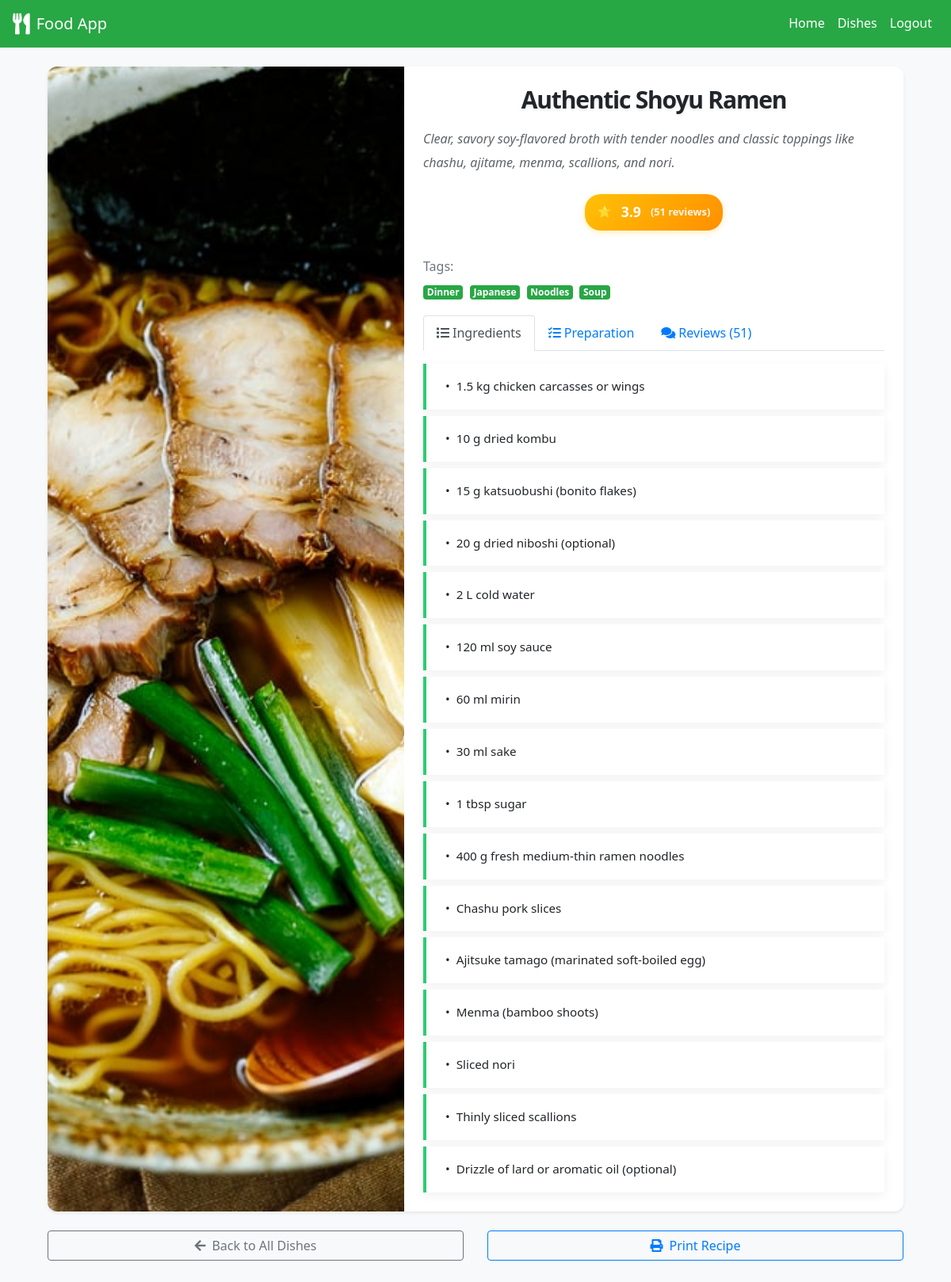
The app's page /dish/8 (signed in), older data.
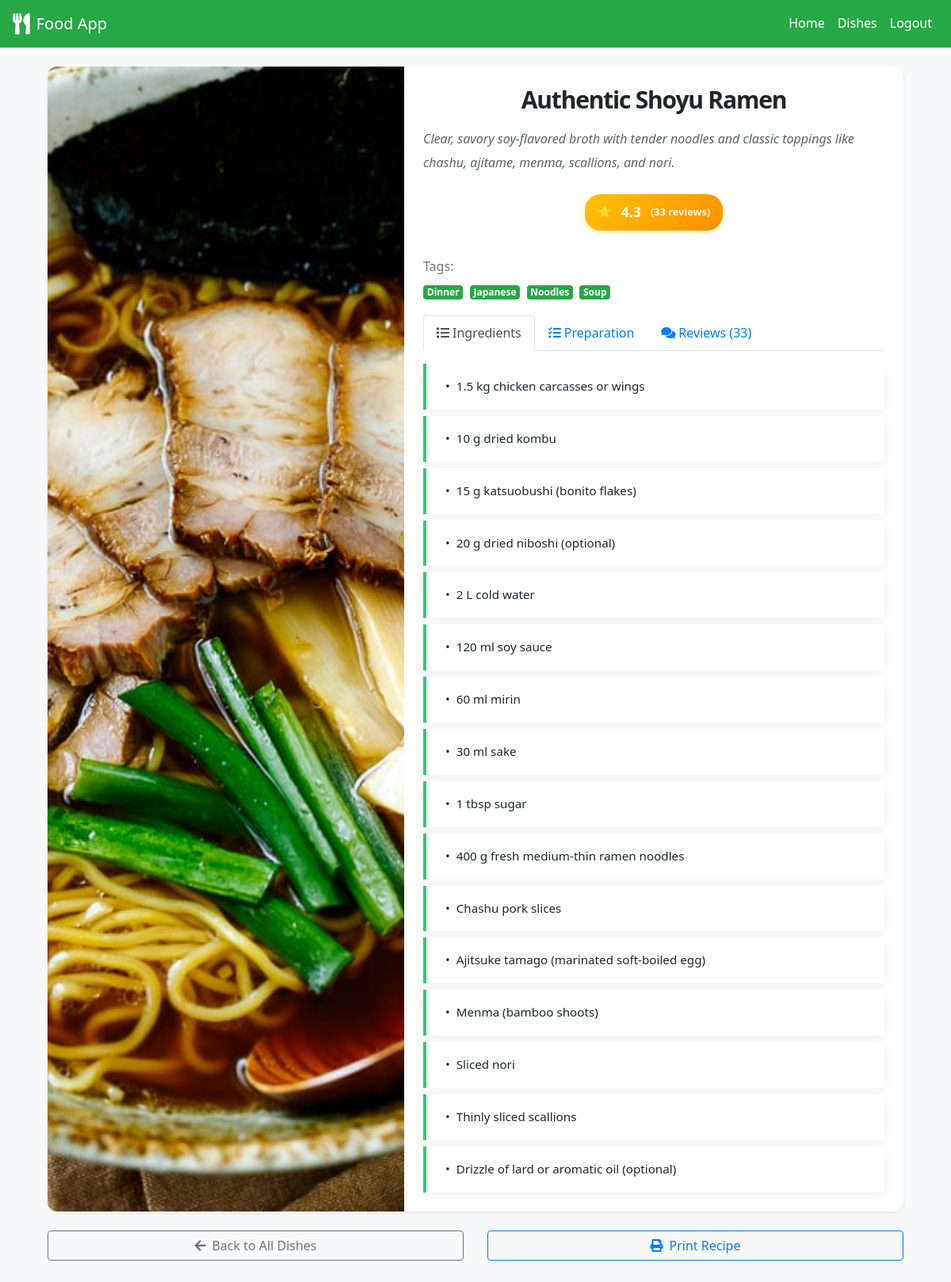
The same page, newer data.
### models.py (models this page shows, shortened)
class Dish(db.Model):
    __tablename__ = "dishes"
    id = db.Column(db.Integer, primary_key=True)
    name = db.Column(db.String(200), nullable=False, index=True)
    description = db.Column(db.Text)
    image = db.Column(db.String(200))
    avg_rating = db.Column(db.Float, default=0.0)
    created_at = db.Column(db.DateTime, default=datetime.utcnow)
    updated_at = db.Column(
        db.DateTime, default=datetime.utcnow, onupdate=datetime.utcnow
    )
    _ingredients = db.Column("ingredients", db.Text)
    _preparation = db.Column("preparation", db.Text)
    _tags = db.Column("tags", db.Text)
    reviews = db.relationship(
        "Review", backref="dish", lazy=True, cascade="all, delete-orphan"
    )
    @property
    def ingredients(self):
        return json.loads(self._ingredients) if self._ingredients else []
    @ingredients.setter
    def ingredients(self, value):
        self._ingredients = json.dumps(value) if value else None
    @property
    def preparation(self):
        return json.loads(self._preparation) if self._preparation else []
    @preparation.setter
    def preparation(self, value):
        self._preparation = json.dumps(value) if value else None
    @property
    def tags(self):
        return json.loads(self._tags) if self._tags else []
    @tags.setter
    def tags(self, value):
        self._tags = json.dumps(value) if value else None

### app.py (the view)
@app.route("/dish/<int:dish_id>")
@login_required
def dish_detail(dish_id):
    dish = Dish.query.get_or_404(dish_id)
    reviews = sorted(dish.reviews, key=lambda r: r.created_at, reverse=True)
    return render_template("dish_detail.html", dish=dish, reviews=reviews)

### app.py (called while the page is built)
@login_manager.user_loader
def load_user(user_id):
    return User.query.get(int(user_id))

### templates/dish_detail.html (shortened to what this page needs)
{% extends "base.html" %}
{% block content %}
<div class="container mb-5">
    <div class="card shadow-sm rounded-corners">
        <div class="row no-gutters">
            <div class="col-lg-5">
                <div class="card-img-container">
                    <img alt="{{ dish.name }}"
                         class="object-fit-cover rounded-left h-100"
                         src="{{ dish.image }}">
                </div>
            </div>
            <div class="col-lg-7">
                <div class="card-body">
                    <h2 class="card-title text-center mb-3">{{ dish.name }}</h2>
                    <p class="card-text mb-4"><em>{{ dish.description }}</em></p>
                    {% if dish.avg_rating and dish.avg_rating > 0 %}
                    <div class="dish-detail-rating">
                        <div class="rating-badge">
                            <span class="star">⭐</span>
                            {{ "%.1f"|format(dish.avg_rating) }}
                            <span class="count">({{ dish.reviews|length }} review{{ 's' if dish.reviews|length != 1 else '' }})</span>
                        </div>
                    </div>
                    {% elif dish.reviews|length == 0 %}
                    <div class="dish-detail-rating">
                        <div class="no-rating">
                            <i class="fas fa-star mr-1"></i>No reviews yet - be the first!
                        </div>
                    </div>
                    {% endif %}
                    {% if dish.tags %}
                    <div class="mb-3">
                        <h6 class="text-muted mb-2">Tags:</h6>
                        {% for tag in dish.tags %}
                        <span class="badge badge-success mr-1 mb-1">{{ tag }}</span>
                        {% endfor %}
                    </div>
                    {% endif %}
                    <ul class="nav nav-tabs" id="detailTabs" role="tablist">
                        <li class="nav-item">
                            <a class="nav-link active" data-toggle="tab"
                               href="#ingredients" id="ingredients-tab" role="tab">
                                <i class="fas fa-list mr-1"></i>Ingredients
                            </a>
                        </li>
                        <li class="nav-item">
                            <a class="nav-link" data-toggle="tab"
                               href="#preparation" id="preparation-tab" role="tab">
                                <i class="fas fa-tasks mr-1"></i>Preparation
                            </a>
                        </li>
                        <li class="nav-item">
                            <a class="nav-link" data-toggle="tab"
                               href="#reviews" id="reviews-tab" role="tab">
                                <i class="fas fa-comments mr-1"></i>Reviews ({{ dish.reviews|length }})
                            </a>
                        </li>
                    </ul>
                    <div class="tab-content mt-3" id="detailTabsContent">
                        <div class="tab-pane fade show active" id="ingredients" role="tabpanel">
                            {% if dish.ingredients %}
                            <ul class="list-group list-group-flush">
                                {% for ingredient in dish.ingredients %}
                                <li class="list-group-item d-flex align-items-start">
                                    <span class="bullet mr-2">•</span>{{ ingredient }}
                                </li>
                                {% endfor %}
                            </ul>
                            {% else %}
                            <p class="text-muted">No ingredients listed.</p>
                            {% endif %}
                        </div>
                            {% set user_review = dish.reviews|selectattr('author.id', 'equalto', current_user.id)|first %}
                    </div>
                </div>
            </div>
        </div>
    </div>
    <div class="row mt-4">
        <div class="col-md-6">
            <a href="{{ url_for('list_dishes') }}" class="btn btn-outline-secondary btn-block">
                <i class="fas fa-arrow-left mr-2"></i>Back to All Dishes
            </a>
        </div>
        <div class="col-md-6">
            <button onclick="window.print()" class="btn btn-outline-primary btn-block">
                <i class="fas fa-print mr-2"></i>Print Recipe
            </button>
        </div>
    </div>
</div>
{% endblock %}

### templates/base.html (shortened to what this page needs)
<!DOCTYPE html>
<html lang="en">
<head>
    <link href="https://stackpath.bootstrapcdn.com/bootstrap/4.5.2/css/bootstrap.min.css" rel="stylesheet">
    <link href="https://cdnjs.cloudflare.com/ajax/libs/font-awesome/5.15.3/css/all.min.css" rel="stylesheet">
    <link href="{{ url_for('static', filename='styles.css') }}" rel="stylesheet">
</head>
<body>
<nav class="navbar navbar-expand-lg navbar-light bg-success">
    <a class="navbar-brand text-white d-flex align-items-center" href="{{ url_for('index') }}">
        <i class="fas fa-utensils fa-lg mr-2"></i>
        Food App
    </a>
    <div class="collapse navbar-collapse" id="navbarNav">
        <ul class="navbar-nav ml-auto">
            <li class="nav-item">
                <a class="nav-link text-white" href="{{ url_for('index') }}">Home</a>
            </li>
            <li class="nav-item">
                <a class="nav-link text-white" href="{{ url_for('list_dishes') }}">Dishes</a>
            </li>
            {% if current_user.is_authenticated %}
            <li class="nav-item">
                <a class="nav-link text-white" href="{{ url_for('logout') }}">Logout</a>
            </li>
            {% endif %}
        </ul>
    </div>
</nav>
<div class="container mt-4">
    {% block content %}{% endblock %}
</div>
</body>
</html>

### static/styles.css (style rules this page uses)
:root { --primary-color: #0d6efd; --success-color: #2ecc71; --bg-light: #f8f9fa; --text-dark: #212529; --text-muted: #6c757d; --spacing-xs: 0.5rem; --spacing-sm: 1rem; --spacing-md: 1.5rem; --spacing-lg: 2rem; --card-radius: 0.75rem; --shadow-sm: 0 4px 12px rgba(0, 0, 0, 0.06); --shadow-md: 0 8px 24px rgba(0, 0, 0, 0.12); --shadow-hover: 0 2rem 4rem rgba(0, 0, 0, 0.12); --transition-duration: 0.2s; --easing-in-out: ease; --bp-sm: 576px; --bp-md: 768px; --bp-lg: 992px; }
* { box-sizing: border-box; transition: all var(--transition-duration) var(--easing-in-out); }
body { margin: 0; padding: 0; font-family: 'Segoe UI', Tahoma, Geneva, Verdana, sans-serif; font-size: 1rem; line-height: 1.7; background-color: var(--bg-light); color: var(--text-dark); }
.card { border: none; border-radius: var(--card-radius); background: #ffffff; box-shadow: var(--shadow-md); overflow: hidden; will-change: transform, box-shadow; transition: transform var(--transition-duration) var(--easing-in-out), box-shadow var(--transition-duration) var(--easing-in-out); }
.object-fit-cover { width: 100%; height: 100%; object-fit: cover; object-position: center center; display: block; }
.card-img-container { position: relative; width: 100%; height: 100%; }
.card-body { padding: calc(var(--spacing-lg) * 0.75); }
.card-title { font-size: clamp(1.5rem, 2.5vw, 2rem); font-weight: 700; margin-bottom: var(--spacing-sm); letter-spacing: -0.04em; text-shadow: 0 2px 4px rgba(0, 0, 0, 0.08); }
.card-text { font-size: 1rem; line-height: 1.9; color: #5e6368; margin-bottom: var(--spacing-md); }
.list-group-flush .list-group-item { display: flex; align-items: flex-start; padding: var(--spacing-sm) var(--spacing-md); font-size: 0.95rem; background-color: #ffffff; border: none; border-left: 4px solid var(--success-color); box-shadow: var(--shadow-sm); margin-bottom: var(--spacing-xs); transition: background-color var(--transition-duration) var(--easing-in-out); }
.list-group-flush .list-group-item:last-child { margin-bottom: 0; }
.mb-5 { margin-bottom: var(--spacing-lg) !important; }
.rating-badge { display: inline-flex; align-items: center; background: linear-gradient(135deg, #ffc107 0%, #ff8f00 100%); color: #fff; border-radius: 20px; padding: 0.25rem 0.75rem; font-size: 0.85rem; font-weight: 600; box-shadow: 0 2px 8px rgba(255, 193, 7, 0.3); margin-bottom: 0.75rem; transition: all 0.2s ease; }
.rating-badge .star { margin-right: 0.25rem; font-size: 0.9rem; }
.rating-badge .count { margin-left: 0.25rem; font-size: 0.8rem; opacity: 0.9; }
.dish-detail-rating { text-align: center; margin: 1.5rem 0; }
.dish-detail-rating .rating-badge { font-size: 1.1rem; padding: 0.5rem 1rem; display: inline-flex; align-items: center; gap: 0.5rem; }

Row changes from the older to the newer data that the page shows:
changed Dish "Authentic Shoyu Ramen": avg_rating "3.9" → "4.3"
Text that changed along with them:
{{ dish.reviews|length }}: "51" → "33"
